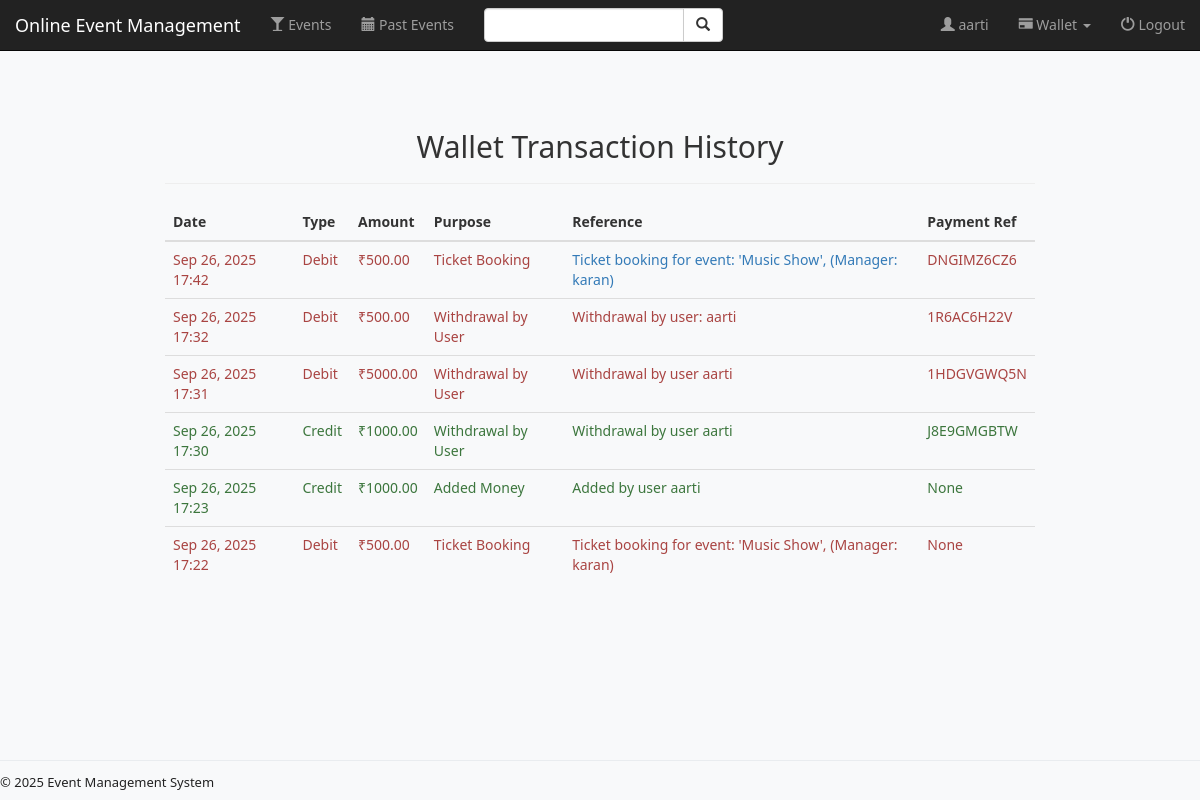
The page /user/wallet/history/ (signed in) on the database as committed earlier.
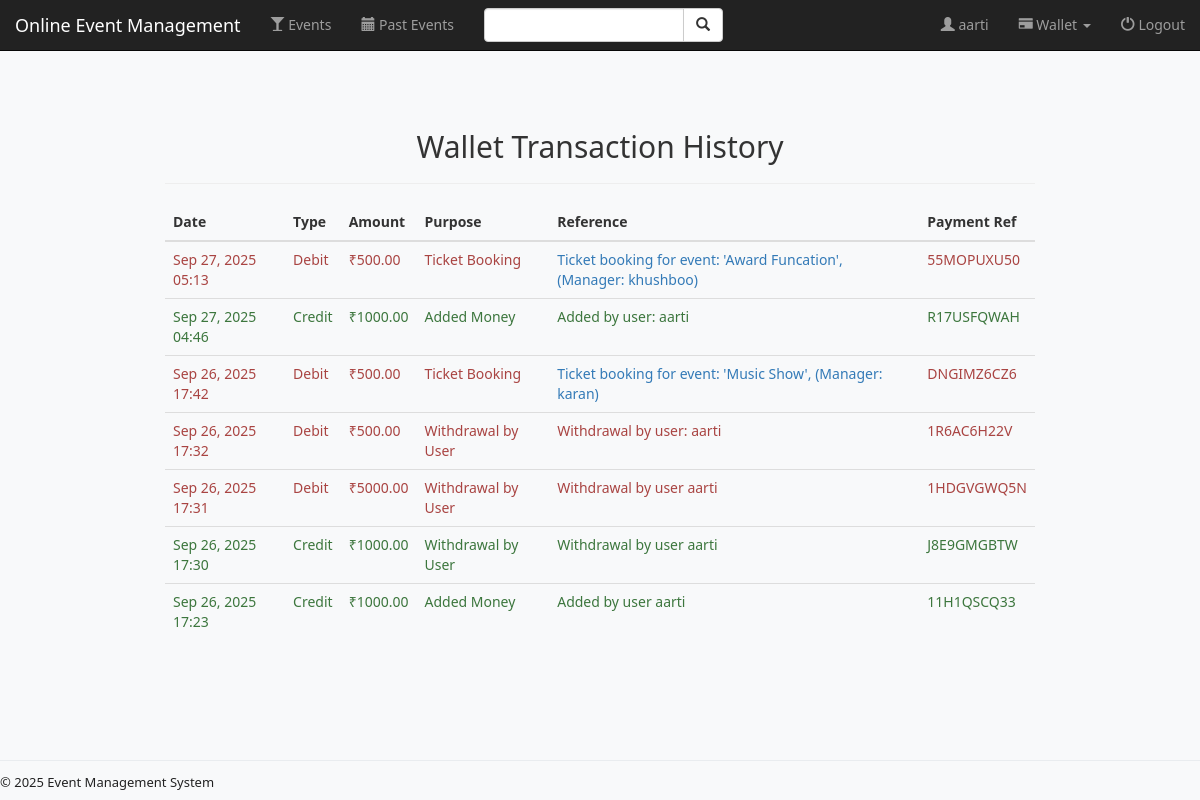
The same page on the database as committed later.
### user/models.py (models this page shows, shortened)
class WalletTransaction(models.Model):
    class Type(models.TextChoices):
        CREDIT = "credit", "Credit"
        DEBIT = "debit", "Debit"
    class Purpose(models.TextChoices):
        ADDED_MONEY = "added_money", "Added Money"
        CREDITED_ON_BOOKING = "credited_on_booking", "Money Credited on Ticket Booking"
        WITHDRAWAL = "withdrawal", "Withdrawal by User"
        TICKET_BOOKING = "ticket_booking", "Ticket Booking"
    user = models.ForeignKey(User, on_delete=models.CASCADE, related_name='user_wallet_transactions')
    amount = models.DecimalField(max_digits=10, decimal_places=2)
    type = models.CharField(max_length=10, choices=Type.choices)
    purpose = models.CharField(max_length=30, choices=Purpose.choices)
    reference = models.CharField(max_length=255, blank=True, null=True)
    event = models.ForeignKey('event.Event', on_delete=models.SET_NULL, blank=True, null=True)
    payment_reference = models.CharField(max_length=255, blank=True, null=True)
    created_at = models.DateTimeField(default=timezone.now)

### user/views.py (the view)
# urls.py: path('wallet/history/', views.wallet_history, name='wallet_history'),
def wallet_history(request):
    if not request.user.is_authenticated:
        return redirect('user:login_user')
    transactions = WalletTransaction.objects.filter(user=request.user).order_by('-created_at')
    return render(request, 'user/wallet_history.html', {'transactions': transactions})

### user/templates/user/wallet_history.html (shortened to what this page needs)
{% extends 'event/base.html' %}
{% block body %}
<div class="container" style="margin-top:40px; max-width:900px;">
    <h2 class="text-center mb-4"> Wallet Transaction History</h2>
    <hr>
    <div class="table-responsive shadow rounded">
        <table class="table table-hover align-middle">
            <thead class="table-dark">
                <tr>
                    <th>Date</th>
                    <th>Type</th>
                    <th>Amount</th>
                    <th>Purpose</th>
                    <th>Reference</th>
                    <th>Payment Ref</th>
                </tr>
            </thead>
            <tbody>
                {% for txn in transactions %}
                <tr>
                    <td class="fw-bold {% if txn.type == 'credit' %}text-success{% else %}text-danger{% endif %}">{{ txn.created_at|date:'M d, Y H:i' }}</td>
                    <td>
                        {% if txn.type == 'credit' %}
                            <span  class="fw-bold text-success">Credit</span>
                        {% else %}
                            <span class="fw-bold text-danger">Debit</span>
                        {% endif %}
                    </td>
                    <td class="fw-bold {% if txn.type == 'credit' %}text-success{% else %}text-danger{% endif %}">₹{{ txn.amount }}</td>
                    <td class="fw-bold {% if txn.type == 'credit' %}text-success{% else %}text-danger{% endif %}">{{ txn.get_purpose_display }}</td>
                    <td  class="fw-bold {% if txn.type == 'credit' %}text-success{% else %}text-danger{% endif %}">
                        {% if txn.event and txn.purpose == 'ticket_booking' %}
                            <a href="{% url 'event:detail' txn.event.id %}">{{ txn.reference }}</a>
                        {% else %}
                            {{ txn.reference }}
                        {% endif %}
                    </td>
                    <td class="fw-bold {% if txn.type == 'credit' %}text-success{% else %}text-danger{% endif %}">{{ txn.payment_reference }}</td>
                </tr>
                {% empty %}
                <tr>
                    <td colspan="6" class="text-center text-muted">No wallet transactions found.</td>
                </tr>
                {% endfor %}
            </tbody>
        </table>
    </div>
</div>
{% endblock %}

### event/templates/event/base.html (shortened to what this page needs)
<!DOCTYPE html>
<html lang="en">
<head>
    {% load static %}
    <link rel="stylesheet" href="https://maxcdn.bootstrapcdn.com/bootstrap/3.3.7/css/bootstrap.min.css">
    <link rel="stylesheet" type="text/css" href="{% static 'event/css/style.css' %}"/>
</head>
<body style="display:flex; flex-direction:column; min-height:100vh;">
    <nav class="navbar navbar-inverse navbar-fixed-top " style="box-sizing: border-box;">
        <div class="container-fluid">
            <div class="navbar-header">
                <a class="navbar-brand" href="{% url 'event:home' %}">Online Event Management</a>
            </div>
            <div class="collapse navbar-collapse" id="topNavBar">
                <ul class="nav navbar-nav">
                    <li class="{% block events_active %}{% endblock %}">
                        <a href="{% url 'event:home' %}">
                            <span class="glyphicon glyphicon-glass" aria-hidden="true"></span> Events
                        </a>
                    </li>
                    <li class="{% block past_events_active %}{% endblock %}">
                        <a href="{% url 'event:past_events' %}">
                            <span class="glyphicon glyphicon-calendar" aria-hidden="true"></span> Past Events
                        </a>
                    </li>
                </ul>
                <form class="navbar-form navbar-left" role="search" method="get" action="{% url 'event:home' %}">
                    <div class="input-group col-xs-4">
                        <input type="text" class="form-control" name="query" value="{{ request.GET.q }}" style="width:200px">
                        <div class="input-group-btn">
                            <button class="btn btn-default" type="submit">
                                <i class="glyphicon glyphicon-search"></i>
                            </button>
                        </div>
                    </div>
                </form>
                <ul class="nav navbar-nav navbar-right">
                     <li class="{% block profile_active %}{% endblock %}">
                        <a href="{% url 'user:profile' %}" id="id_profile">
                            <span class="glyphicon glyphicon-user" aria-hidden="true"></span> {{request.user.username}}
                        </a>
                    </li>
                    <li class="dropdown {% block wallet_active %}{% endblock %}">
                        <a class="dropdown-toggle" data-toggle="dropdown" href="#">
                            <span class="glyphicon glyphicon-credit-card" aria-hidden="true"></span> Wallet <span class="caret"></span>
                        </a>
                    </li>
                    <li>
                        <a href="{% url 'user:logout_user' %}">
                            <span class="glyphicon glyphicon-off" aria-hidden="true"></span> Logout
                        </a>
                    </li>
                </ul>
            </div>
        </div>
    </nav>
    <div style="flex:1 0 auto; margin-top:70px;">
        {% block body %}
        {% endblock %}
    </div>
    <footer class="footer" style="flex-shrink:0;">
        &copy; {{ year|default:2025 }} Event Management System
    </footer>
</body>
</html>

### static/event/css/style.css (style rules this page uses)
.footer { width: 100%; background: #f8f9fa; text-align: left; padding: 12px 0; border-top: 1px solid #e9ecef; color: #222; font-size: 1.3rem; height: 40px; position: fixed; bottom: 0; left: 0; z-index: 100; }
html { position: relative; min-height: 100%; }
body { margin-bottom: 60px; }
body, html { height: 100%; margin: 0; padding: 0; position: relative; min-height: 100vh; }
body { background: #f8f9fa; font-family: 'Segoe UI', Arial, sans-serif; }

Rows that differ between the two databases and show on the page:
removed WalletTransaction: created_at "Sep 26, 2025 17:22", type "Debit", amount "500.00", purpose "Ticket Booking", reference "Ticket booking for event: 'Music Show', (Manager: karan)", payment_reference "None"
added WalletTransaction: created_at "Sep 27, 2025 05:13", type "Debit", amount "500.00", purpose "Ticket Booking", reference "Ticket booking for event: 'Award Funcation', (Manager: khushboo)", payment_reference "55MOPUXU50"
added WalletTransaction: created_at "Sep 27, 2025 04:46", type "Credit", amount "1000.00", purpose "Added Money", reference "Added by user: aarti", payment_reference "R17USFQWAH"
changed WalletTransaction "Added by user aarti": payment_reference "None" → "11H1QSCQ33"
